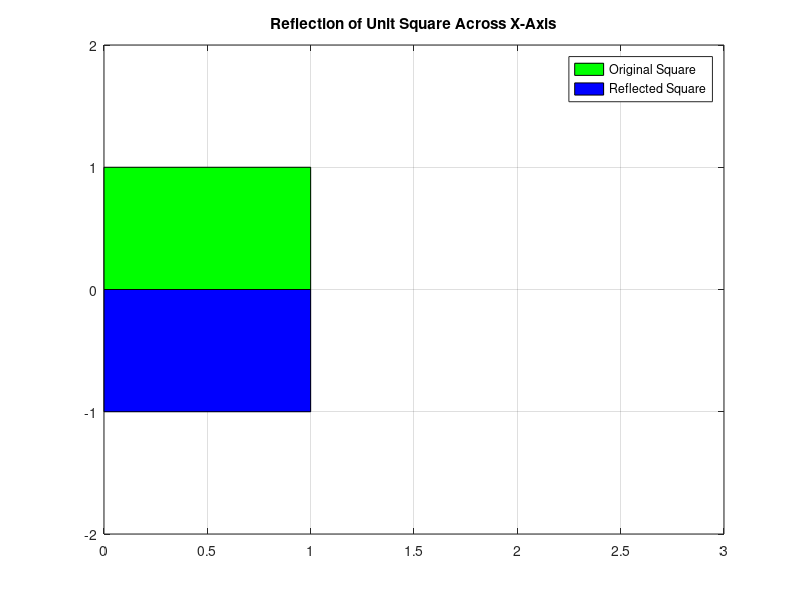

This figure's MATLAB source:
% Define the vertices of the unit square
unit_square = [0 0; 1 0; 1 1; 0 1; 0 0];

% Define the reflection matrix across the x-axis
reflection_matrix = [1 0; 0 -1];

% Apply the reflection matrix to the vertices of the unit square
reflected_square = unit_square * reflection_matrix;

% Plot the original square (grey) and the reflected square (blue)
figure;
fill(unit_square(:,1), unit_square(:,2), 'g', 'DisplayName', 'Unit Square');
hold on;
fill(reflected_square(:,1), reflected_square(:,2), 'b', 'DisplayName', 'Transformed Square');
hold off;

% Add legend, title, and grid
legend('Original Square', 'Reflected Square');
title('Reflection of Unit Square Across X-Axis');
% Set plot limits
xlim([0, 3]);
ylim([-2, 2]);
grid on;

% Save the reflection matrix and the plot
save('reflection_matrix.mat', 'reflection_matrix');
saveas(gcf, 'reflection_plot.png');

